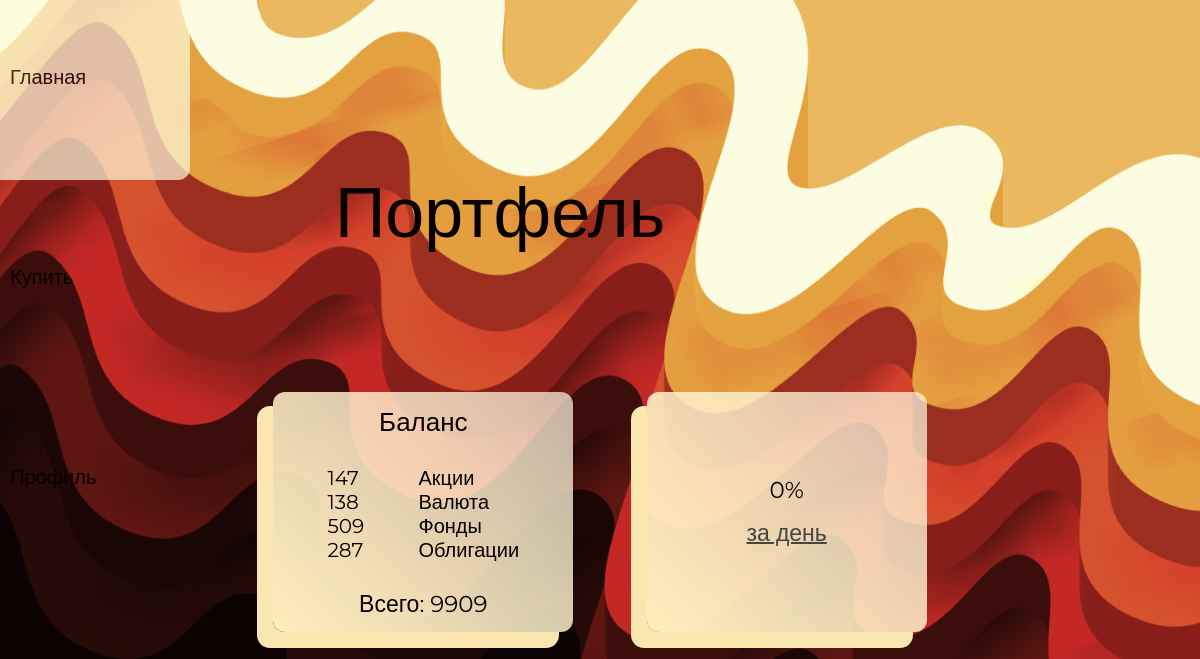
Page / (signed in) on the earlier database version.
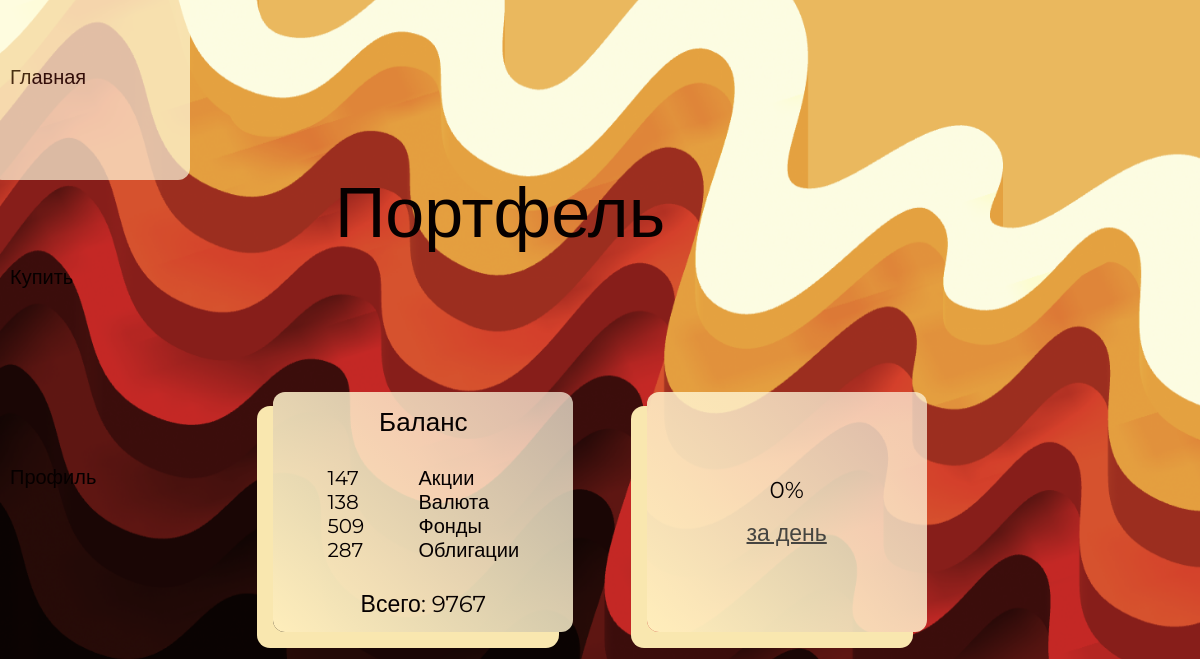
Same page on the later database version.
### tables this page shows
CREATE TABLE fin (token, balance, shares);

### main.py (the view)
@app.route('/', methods=['GET', 'POST'])
def index():
    if request.cookies:
        if 'token' in request.cookies:
            ic1 = 147
            ic2 = 138
            ic3 = 509
            ic4 = 287
            connection = sqlite3.connect('regist_db.db')
            cursor = connection.cursor()
            cursor.execute('select balance from fin where token=' + request.cookies['token'])
            income = cursor.fetchall()[0][0]
            connection.commit()
            cursor.close()
            connection.close()
            return render_template('/home.html', ic1=ic1, ic2=ic2, ic3=ic3, ic4=ic4, income=income, accounts=accounts)
        else:
            return redirect('/login', 302)
    else:
            return redirect('/login', 302)

### templates/home.html (shortened to what this page needs)
<!DOCTYPE html>
<html lang="en" dir="ltr">
<head>
  <link rel="stylesheet" href="/static/styles/home.css">
  <link rel="stylesheet" href="/static/styles/menu.css">
  <link rel="stylesheet" href="https://unicons.iconscout.com/release/v2.1.5/css/unicons.css">
</head>
<body>
  <div class="menu">
    <a href="/">
      <div class="menu_index">
        <span class="menu_index_text">Главная</span>
      </div>
    </a>
    <a href="/buy">
      <div class="menu_buy">
        <span class="menu_buy_text">Купить</span>
      </div>
    </a>
    <a href="/profile">
      <div class="menu_profile">
        <span class="menu_profile_text">Профиль</span>
      </div>
    </a>
  </div>
  <div class="container">
    <div class="header">
      Портфель
    </div>
    <div class="container-incomes">
      <div class="balance">
        <div class="headbalance">
          Баланс
        </div>
        <div class="incomes">
          <div class="income-num">
            <div class="income-1 i-m">{{ic1}}</div>
            <div class="income-2 i-m">{{ic2}}</div>
            <div class="income-3 i-m">{{ic3}}</div>
            <div class="income-4 i-m">{{ic4}}</div>
          </div>
          <div class="income-name">
            <div class="income-name-1 i-n">Акции</div>
            <div class="income-name-2 i-n">Валюта</div>
            <div class="income-name-3 i-n">Фонды</div>
            <div class="income-name-4 i-n">Облигации</div>
          </div>
        </div>
        <div class="footbalance">
          Всего: {{income}}
        </div>
      </div>
      <div class="perinc">
        <div class="perinc-content">
          <div class="perinc-per">
            0%
          </div>
          <div class="perchange-btn">за день</div>
        </div>
      </div>
    </div>
  </div>
</body>
</html>

Differences in the rows shown:
changed fin: balance "9909" → "9767"
